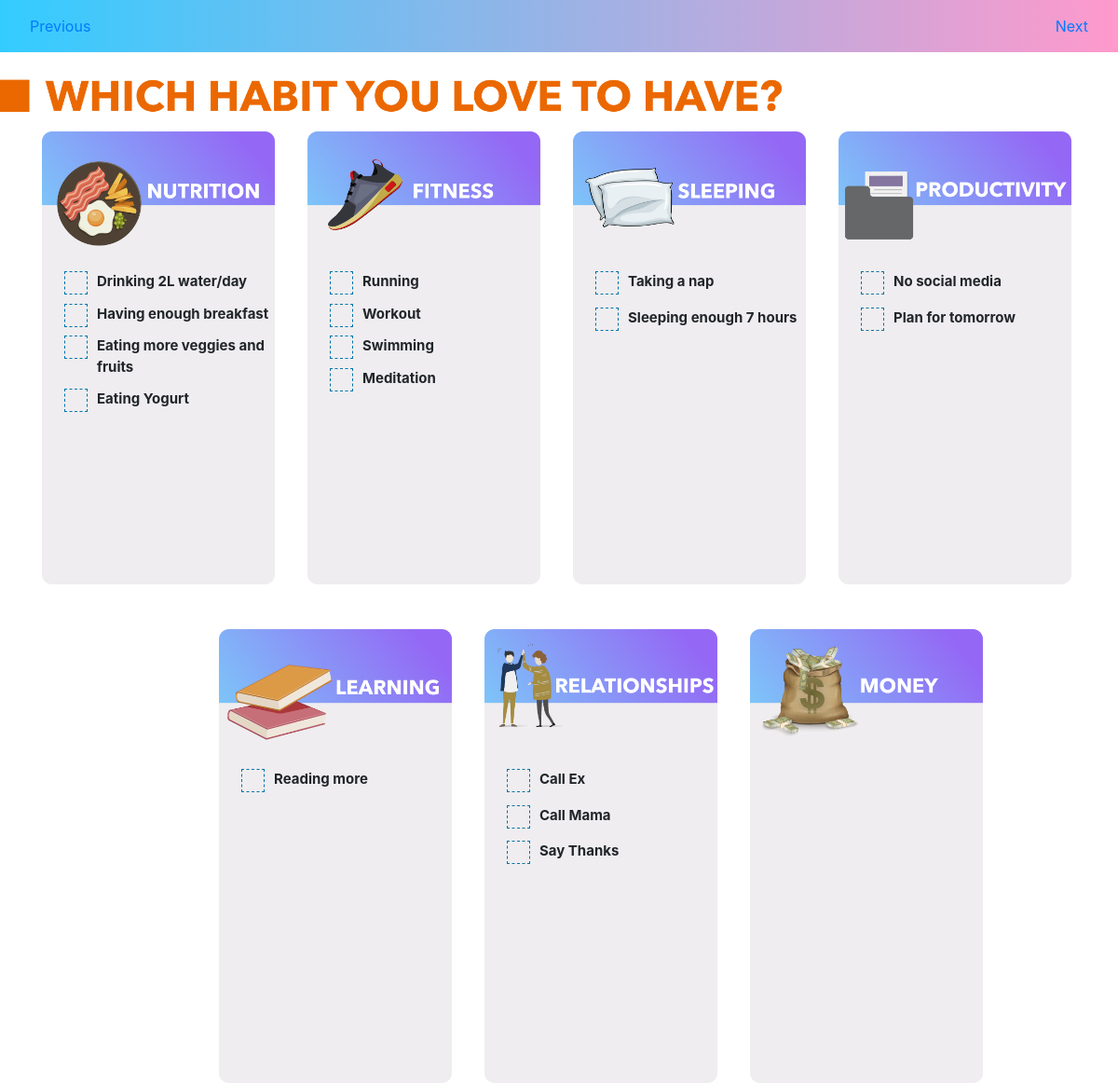
Page /selection.php on the committed database.
### tables this page shows
CREATE TABLE `questions` (
  `QuestionId` int(11) NOT NULL,
  `CategoryId` int(11) NOT NULL,
  `Question` varchar(300) NOT NULL,
  `Answer` tinyint(1) NOT NULL DEFAULT '0'
);

### questions.php (called while the page is built, shortened)
<?php
include_once("config.php");
function getQuestionsById($id) {
    $connection = getConnection();
    $sql = "SELECT * FROM Questions WHERE CategoryId = $id";
    $result = select($connection, $sql);
    $questions = array();
    while($item = mysqli_fetch_array($result)) {
        $questions[] = $item;
    }
    return $questions;
}
?>

### config.php (called while the page is built, shortened)
<?php
function select($connection, $sql) {
    return mysqli_query($connection, $sql);
}
?>

### selection.php (the view, shortened to what this page needs)
<!DOCTYPE html>
<html lang="en">
<head>
    <link rel="stylesheet" href="https://maxcdn.bootstrapcdn.com/bootstrap/4.3.1/css/bootstrap.min.css">
    <link rel="stylesheet" href="css/style2.css">
</head>
<body>
    <?php include_once("questions.php"); ?>
    <nav class="navbar navbar-expand-lg navbar-light nav-custom">
        <a class="nav-link" href="index.php">Previous</a>
        <a class="nav-link ml-auto" href="planning.php">Next</a>
    </nav>
    <br>
    <img src="resources/img/planing401.png" style="width:70%; left:30%;" alt="planing">
    <br>
    <div class="container">
        <div class="row">
            <div class="col-sm-3 cate-container">
                <img src="resources/img/nutrition.png" alt="" class="choice-container">
                <div class="content-container">
                <ul>
                    <?php $ques = getQuestionsById(1);
                    foreach ($ques as $q) { ?>
                        <li>
                            <label class="checkbox-container"><strong><?php echo $q["Question"] ?></strong>
                            <span class="checkmark"></span>
                            </label>
                        </li>
                    <?php } ?>
                </ul>
                </div>
            </div>
            <div class="col-sm-3">
                <img src="resources/img/fitness.png" alt="" class="choice-container">
                <div class="content-container">
                    <ul>
                    <?php
                        $ques = getQuestionsById(2);
                            foreach ($ques as $q) {
                    ?>
                        <li>
                            <label class="checkbox-container"><strong cllass="overflow-wrap: break-word;"><?php echo $q["Question"] ?></strong>
                            <span class="checkmark"></span>
                            </label>
                        </li>
                    <?php } ?>
                    </ul>
                </div>
            </div>
            <div class="col-sm-3">
                <img src="resources/img/sleeping.png" alt="" class="choice-container">
                <div class="content-container">
                    <?php
                    $ques = getQuestionsById(3);
                        foreach ($ques as $q) {
                    ?>
                    <ul>
                        <li>
                            <label class="checkbox-container"><strong><?php echo $q["Question"]  ?></strong>
                            <span class="checkmark"></span>
                            </label>
                        </li>
                    </ul>
                        <?php } ?>
                </div>
            </div>
            <div class="col-sm-3">
                <img src="resources/img/productivity.png" alt="" class="choice-container">
                <div class="content-container">
                    <?php
                    $ques = getQuestionsById(4);
                        foreach ($ques as $q) {
                    ?>
                    <ul>
                        <li>
                            <label class="checkbox-container"><strong><?php echo $q["Question"] ?></strong>
                            <span class="checkmark"></span>
                            </label>
                        </li>
                    </ul>
                        <?php } ?>
                </div>
            </div>
        </div>
        <br><br>
        <div class="row">
            <div class="col-sm-3 offset-md-2 choice">
                <img src="resources/img/learning.png" alt="" class="choice-container">
                <div class="content-container">
                    <?php
                    $ques = getQuestionsById(5);
                        foreach ($ques as $q) {
                    ?>
                    <ul>
                        <li>
                            <label class="checkbox-container"><strong><?php echo $q["Question"] ?></strong>
                            <span class="checkmark"></span>
                            </label>
                        </li>
                    </ul>
                        <?php } ?>
                </div>
            </div>
            <div class="col-sm-3">
                <img src="resources/img/relationships.png" alt="" class="choice-container">
                <div class="content-container">
                    <?php
                    $ques = getQuestionsById(6);
                        foreach ($ques as $q) {
                    ?>
                    <ul>
                        <li>
                            <label class="checkbox-container"><strong><?php echo $q["Question"] ?></strong>
                            <span class="checkmark"></span>
                            </label>
                        </li>
                    </ul>
                        <?php } ?>
                </div>
            </div>
            <div class="col-sm-3">
                <img src="resources/img/money.png" alt="" class="choice-container">
            </div>
        </div>
    </div>
</body>
</html>

### css/style2.css (style rules this page uses)
.choice-container { width: 250px; }
.cate-container { position: relative; }
.content-container { position: absolute; top: 150px; left: -1px; }
.checkbox-container { display: block; position: relative; padding-left: 35px; margin-bottom: 12px; cursor: pointer; font-size: 15px; -webkit-user-select: none; -moz-user-select: none; -ms-user-select: none; user-select: none; }
.checkmark { position: absolute; top: 0; left: 0; height: 25px; width: 25px; border: 1px #0073aa dashed; transition: all 0.5s ease-in-out; }
ul { list-style:none; }
.checkmark:after { content: ""; position: absolute; display: none; }
.checkbox-container .checkmark:after { left: 9px; top: 5px; width: 5px; height: 10px; border: solid white; border-width: 0 3px 3px 0; -webkit-transform: rotate(45deg); -ms-transform: rotate(45deg); transform: rotate(45deg); }
.nav-custom { background: linear-gradient(to right, #33ccff 0%, #ff99cc 100%); }

### rows in the picture
questions: Question "Drinking 2L water/day"
questions: Question "Having enough breakfast"
questions: Question "Eating more veggies and fruits"
questions: Question "Eating Yogurt"
questions: Question "Running"
questions: Question "Workout"
questions: Question "Swimming"
questions: Question "Meditation"
questions: Question "Taking a nap"
questions: Question "Sleeping enough 7 hours"
questions: Question "No social media"
questions: Question "Plan for tomorrow"
questions: Question "Reading more"
questions: Question "Call Ex"
questions: Question "Call Mama"
questions: Question "Say Thanks"
